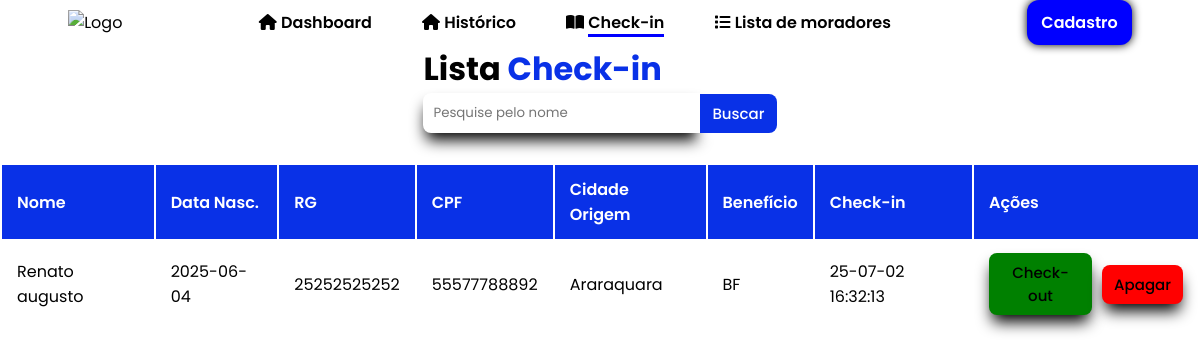
Page /Paginas/lista.php on the earlier database version.
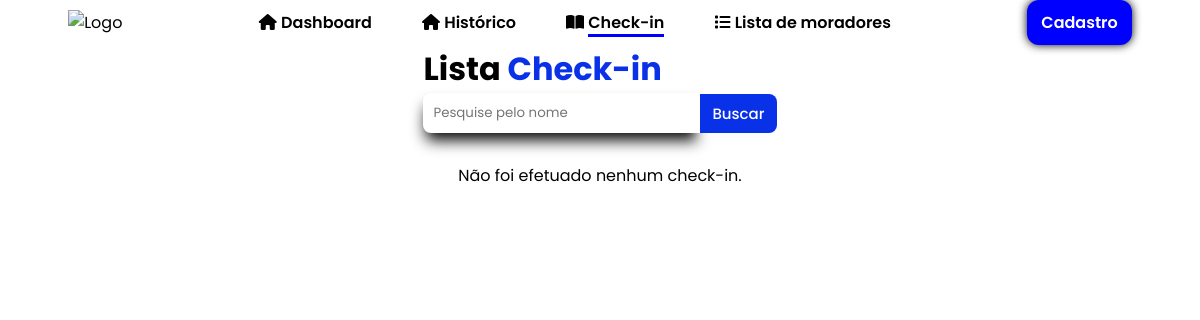
Same page on the later database version.
### tables this page shows
CREATE TABLE hospedagens(
    id INTEGER PRIMARY KEY AUTOINCREMENT,
    morador_id INTEGER,
    data_checkin text,
    data_checkout text,
    jantou TEXT,
    banho TEXT,
    passagem TEXT,
    destino TEXT,
    atendente TEXT,
    FOREIGN KEY (morador_id) REFERENCES moradores(id)
    );

CREATE TABLE moradores(
    id INTEGER PRIMARY KEY AUTOINCREMENT,
    nome TEXT NOT NULL,
    data_nasc TEXT NOT NULL,
    rg TEXT NOT NULL,
    cpf TEXT NOT NULL,
    cidade_origem TEXT NOT NULL,
    beneficio TEXT NOT NULL
    );

### Paginas/lista.php (the view, shortened to what this page needs)
<?php
require '../Formularios/processo.php';
$pesquisa = $_GET['nome'] ?? '';
if ($pesquisa) {
  $sql = "SELECT h.id AS hospedagens, m.id AS morador_id, m.nome, m.data_nasc, m.rg, m.cpf, m.cidade_origem, m.beneficio, h.data_checkin
          FROM moradores m
          JOIN hospedagens h ON m.id = h.morador_id
          WHERE h.data_checkout IS NULL AND m.nome LIKE ?
          ORDER BY h.data_checkin ASC";
  $stmt = $db->prepare($sql);
  $stmt->execute(["%$pesquisa%"]);
} else {
  $sql = "SELECT h.id AS hospedagens, m.id AS morador_id, m.nome, m.data_nasc, m.rg, m.cpf, m.cidade_origem, m.beneficio, h.data_checkin
          FROM moradores m
          JOIN hospedagens h ON m.id = h.morador_id
          WHERE h.data_checkout IS NULL
          ORDER BY h.data_checkin ASC";
  $stmt = $db->prepare($sql);
  $stmt->execute();
}
$moradores = $stmt->fetchAll(PDO::FETCH_ASSOC);
?>
<!DOCTYPE html>
<html lang="pt-br">
    <head>
        <link rel="stylesheet" href="https://cdnjs.cloudflare.com/ajax/libs/font-awesome/6.7.2/css/all.min.css">
        <link rel="stylesheet" href="/css/style.css">
        <link rel="stylesheet" href="/css/navbar.css">
        <link rel="stylesheet" href="/css/home.css">
      </head>
    <body>
  <header>
<nav id="navbar">
  <img src="https://www.aparecida.sp.gov.br/img/logo_rodape.png" class="img-fluid " alt="Logo">
   <ul id="nav_list">
        <li class="nav-item">
            <i class="fa-solid fa-house"></i>
          <a href="/Paginas/index.php">Dashboard</a>
          </li>
            <li class="nav-item">
          <i class="fa-solid fa-house"></i>
          <a href="/Paginas/checarlista.php">Histórico</a>
          </li>
            <li class="nav-item active">
          <i class="fa-solid fa-book-open"></i>
          <a href="/Paginas/lista.php">Check-in</a>
          </li>
          <li class="nav-item">
            <i class="fa-solid fa-list"></i>
          <a href="/Paginas/fazcheckin.php">Lista de moradores</a>
          </li>
      </ul>
      <a href = "cadmorador.html" class = "btn btn-default">
          Cadastro
      </a>
     </nav>
  </header>
<main id="form-container">
    <div class="form-header">
        <h1 class="title">Lista
          <span>Check-in</span>
        </h1>
        <form method="get" action="">
            <div class="input-group">
                <input type="text" class="form-control" placeholder="Pesquise pelo nome" name="nome" value="<?php echo htmlspecialchars($pesquisa); ?>">
                <button class="btn btn-primary" type="submit">Buscar</button>
            </div>
        </form>
    </div>
    <?php if (count($moradores) > 0): ?>
        <div class="table-responsive">
            <table class="table table-bordered table-hover">
                <thead>
                    <tr>
                        <th>Nome</th>
                        <th>Data Nasc.</th>
                        <th>RG</th>
                        <th>CPF</th>
                        <th>Cidade Origem</th>
                        <th>Benefício</th>
                        <th>Check-in</th>
                        <th class="text-center">Ações</th>
                    </tr>
                </thead>
                <tbody>
                    <?php foreach ($moradores as $m): ?>
                        <tr>
                            <td><?php echo htmlspecialchars($m['nome']); ?></td>
                            <td><?php echo htmlspecialchars($m['data_nasc']); ?></td>
                            <td><?php echo htmlspecialchars($m['rg']); ?></td>
                            <td><?php echo htmlspecialchars($m['cpf']); ?></td>
                            <td><?php echo htmlspecialchars($m['cidade_origem']); ?></td>
                            <td><?php echo htmlspecialchars($m['beneficio']); ?></td>
                            <td><?php echo htmlspecialchars($m['data_checkin']); ?></td>
                            <td>
                                <div class="action-buttons">
                                    <form method="get" action="../Formularios/checkout.php" onsubmit="return confirm('Deseja confirmar o check-out?')">
                                        <button class="btn btn-sm btn-success" type="submit">Check-out</button>
                                    </form>
                                    <form method="post" action="../Formularios/delete.php" onsubmit="return confirm('Confirma a exclusão do registro?')">
                                        <button class="btn btn-sm btn-danger" type="submit">Apagar</button>
                                    </form>
                                </div>
                            </td>
                        </tr>
                    <?php endforeach; ?>
                </tbody>
            </table>
        </div>
    <?php else: ?>
        <p class="text-center">Não foi efetuado nenhum check-in.</p>
    <?php endif; ?>
</main>
    </body>
    </html>

Differences in the rows shown:
removed hospedagens: morador.nome "Renato augusto", morador.data_nasc "2025-06-04", morador.rg "25252525252", morador.cpf "55577788892", morador.cidade_origem "Araraquara", morador.beneficio "BF", data_checkin "25-07-02 16:32:13"
Other differences:
text no longer shown: "Nome Data Nasc. RG CPF Cidade Origem Benefício Check-in Ações"
text now shown: "Não foi efetuado nenhum check-in."
